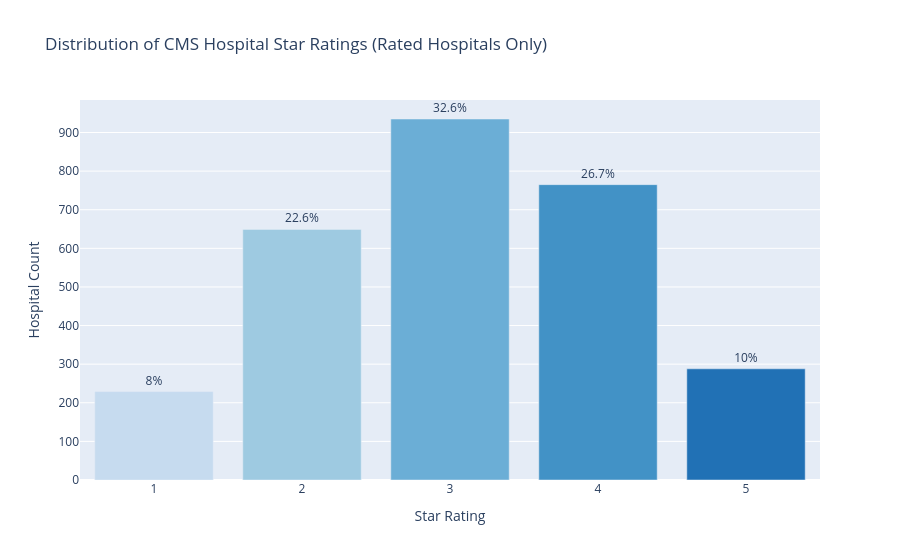

Notebook code cell kept with this figure:
### Markdown cell above
### Q1 — What is the distribution of overall hospital ratings?

### Code cell
rating_dist = q("""
SELECT
    "Hospital overall rating"           AS rating,
    COUNT(*)                            AS hospital_count,
    ROUND(100.0 * COUNT(*) / SUM(COUNT(*)) OVER (), 1) AS pct
FROM hospitals
WHERE "Hospital overall rating" NOT IN ('Not Available', '')
GROUP BY rating
ORDER BY rating
""")

fig = px.bar(
    rating_dist,
    x="rating", y="hospital_count",
    text="pct",
    color="rating",
    color_discrete_sequence=px.colors.sequential.Blues[2:],
    labels={"rating": "Star Rating (1=Lowest, 5=Highest)", "hospital_count": "Number of Hospitals"},
    title="Distribution of CMS Hospital Star Ratings (Rated Hospitals Only)",
)
fig.update_traces(texttemplate="%{text}%", textposition="outside")
fig.update_layout(showlegend=False, xaxis_title="Star Rating", yaxis_title="Hospital Count")
fig.show()
print(rating_dist.to_string(index=False))

### Figure 1 — Plotly figure (JSON) as saved in the notebook; plotly's stock layout.template omitted (floating-point values rounded to 4 significant figures)
{"data": [{"hovertemplate": "Star Rating (1=Lowest, 5=Highest)=%{x}<br>Number of Hospitals=%{y}<br>pct=%{text}<extra></extra>", "legendgroup": "1", "marker": {"color": "rgb(198,219,239)", "pattern": {"shape": ""}}, "name": "1", "orientation": "v", "showlegend": true, "text": [8.0], "textposition": "outside", "texttemplate": "%{text}%", "type": "bar", "x": ["1"], "xaxis": "x", "y": [229], "yaxis": "y"}, {"hovertemplate": "Star Rating (1=Lowest, 5=Highest)=%{x}<br>Number of Hospitals=%{y}<br>pct=%{text}<extra></extra>", "legendgroup": "2", "marker": {"color": "rgb(158,202,225)", "pattern": {"shape": ""}}, "name": "2", "orientation": "v", "showlegend": true, "text": [22.6], "textposition": "outside", "texttemplate": "%{text}%", "type": "bar", "x": ["2"], "xaxis": "x", "y": [649], "yaxis": "y"}, {"hovertemplate": "Star Rating (1=Lowest, 5=Highest)=%{x}<br>Number of Hospitals=%{y}<br>pct=%{text}<extra></extra>", "legendgroup": "3", "marker": {"color": "rgb(107,174,214)", "pattern": {"shape": ""}}, "name": "3", "orientation": "v", "showlegend": true, "text": [32.6], "textposition": "outside", "texttemplate": "%{text}%", "type": "bar", "x": ["3"], "xaxis": "x", "y": [935], "yaxis": "y"}, {"hovertemplate": "Star Rating (1=Lowest, 5=Highest)=%{x}<br>Number of Hospitals=%{y}<br>pct=%{text}<extra></extra>", "legendgroup": "4", "marker": {"color": "rgb(66,146,198)", "pattern": {"shape": ""}}, "name": "4", "orientation": "v", "showlegend": true, "text": [26.7], "textposition": "outside", "texttemplate": "%{text}%", "type": "bar", "x": ["4"], "xaxis": "x", "y": [765], "yaxis": "y"}, {"hovertemplate": "Star Rating (1=Lowest, 5=Highest)=%{x}<br>Number of Hospitals=%{y}<br>pct=%{text}<extra></extra>", "legendgroup": "5", "marker": {"color": "rgb(33,113,181)", "pattern": {"shape": ""}}, "name": "5", "orientation": "v", "showlegend": true, "text": [10.0], "textposition": "outside", "texttemplate": "%{text}%", "type": "bar", "x": ["5"], "xaxis": "x", "y": [288], "yaxis": "y"}], "layout": {"barmode": "relative", "legend": {"title": {"text": "Star Rating (1=Lowest, 5=Highest)"}, "tracegroupgap": 0}, "showlegend": false, "title": {"text": "Distribution of CMS Hospital Star Ratings (Rated Hospitals Only)"}, "xaxis": {"anchor": "y", "categoryarray": ["1", "2", "3", "4", "5"], "categoryorder": "array", "domain": [0, 1], "title": {"text": "Star Rating"}}, "yaxis": {"anchor": "x", "domain": [0, 1], "title": {"text": "Hospital Count"}}}}
